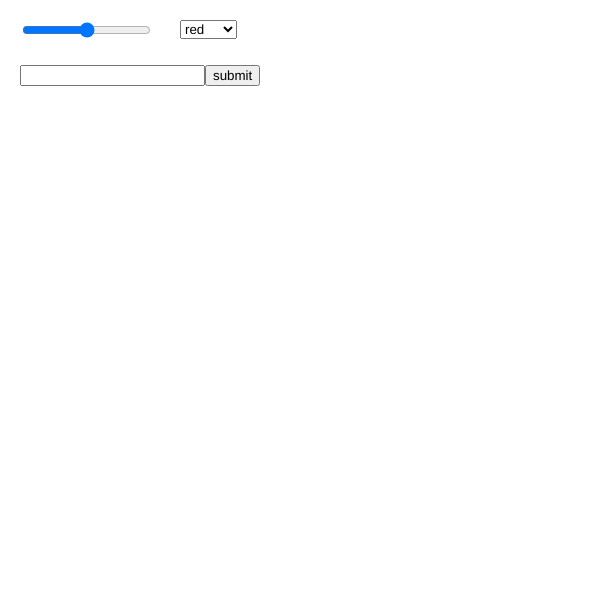
Frame 1 (no input)
Frame 60 (no input): identical to frame 1, image omitted
Frame 120 (the mouse pressed at the canvas centre since frame 60): identical to frame 1, image omitted

The p5.js sketch that drew this single still picture (run headless with seeded random() and noise() and a simulated clock; from frame 60 on, the mouse is pressed at the canvas centre):

// p5.js sketch
// ── sketch.js
let input;
let button;
let myString;
let slider;
let sliderValue;
let sel;
let itemSelected;

function setup() {
  // put setup code here
  createCanvas(600, 600);

  myString = '';
  itemSelected = 'red';

  input = createInput();
  input.position(20, 65);

  button = createButton('submit');
  button.position(input.x + input.width, 65);
  button.mousePressed(buttonFunction);

  //slider properties
  slider = createSlider(0, width, 300);
  slider.position(20, 20);
  sliderValue = 0;

  sel = createSelect();
  sel.position(180, 20);
  sel.option('red');
  sel.option('blue');
  sel.option('green');
}


function draw() {
  sliderValue = slider.value();
  itemSelected = sel.value();


  // background(sliderValue, 0, 0);
  myFunction(sliderValue, 400);
  // myFunction(200, 100);
  // myFunction(500, 20);
}


function myFunction(myWidth, myHeight) {
  text(myString, random(myWidth), random(myHeight));
}


function buttonFunction() {
  if (itemSelected === 'red') {
    background(255, 0, 0);
  } else if (itemSelected === 'blue') {
    background(0, 0, 255);
  } else if (itemSelected === 'green') {
    background(0, 255, 0);
  }

  myString = input.value();
}
